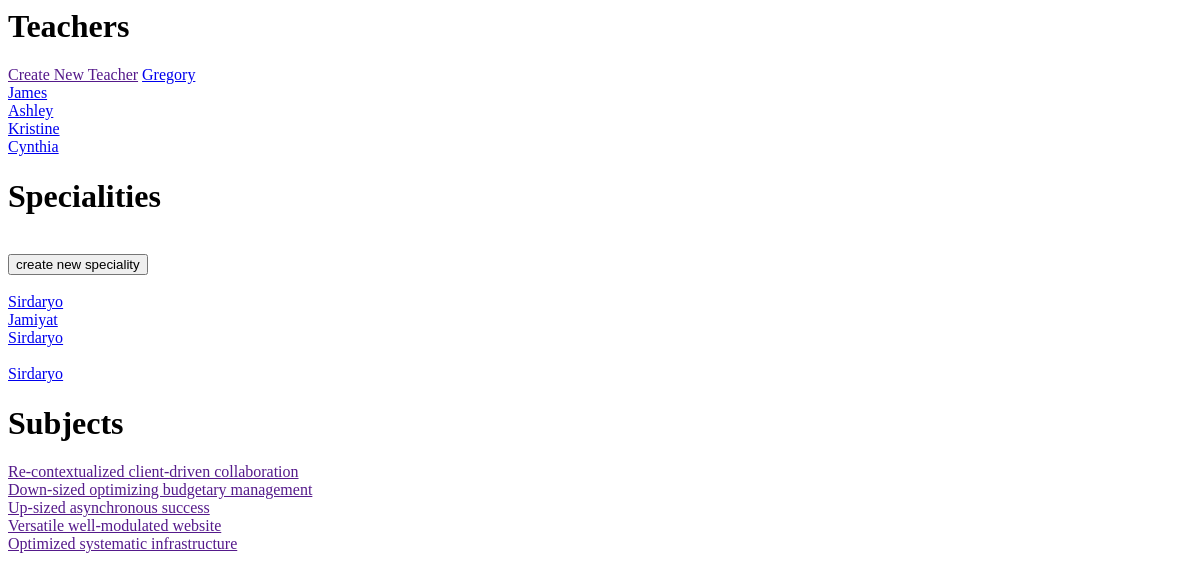
The app's page /courses/, older data.
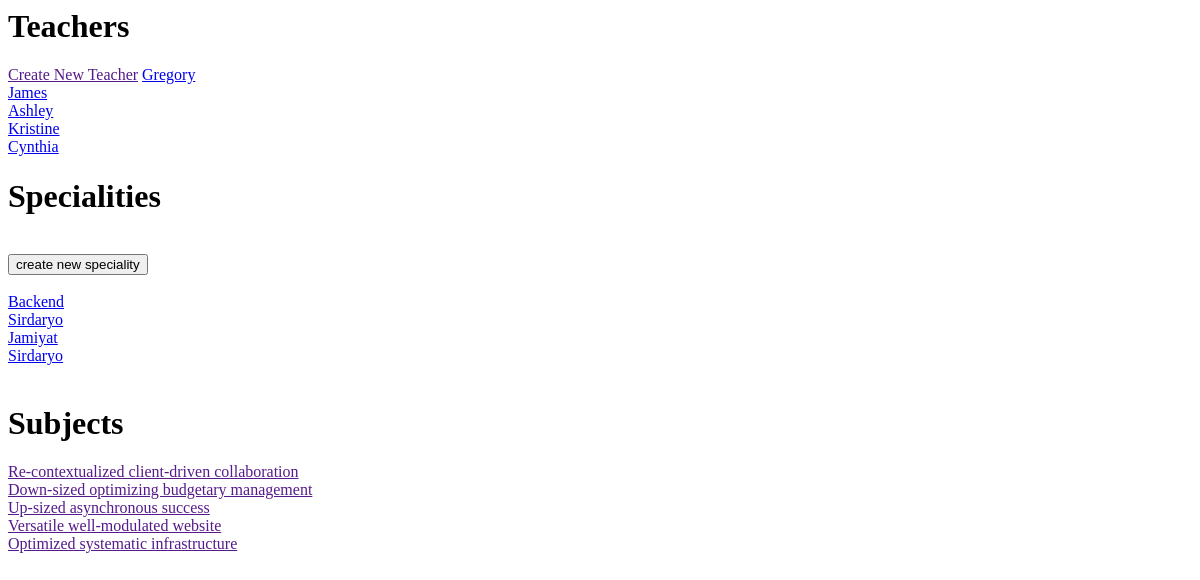
The same page, newer data.
### courses/models.py (models this page shows, shortened)
class AbtractModel(models.Model):
    created_at = models.DateTimeField(auto_now_add=True)
    updated_at = models.DateTimeField(auto_now=True)
    class Meta:
        abstract = True

class Teacher(AbtractModel):
    Degree = [
        ("master", "Master"),
        ("bachelor", "Bachelor"),
        ("academic", "Academic"),
        ("drscience", "DrScience"),
        ("phs", "PhD"),
    ]
    first_name = models.CharField(max_length=28)
    last_name = models.CharField(max_length=28)
    degree = models.CharField(max_length=9, choices=Degree)
    age = models.IntegerField()
    email = models.EmailField(unique=True)
    class Meta:
        verbose_name = "Teacher"
        verbose_name_plural = "Teachers"
        db_table = "teacher"

class Speciality(AbtractModel):
    name = models.CharField(max_length=28)
    code = models.UUIDField(default=uuid4)
    is_active = models.BooleanField(default=False)
    start_date = models.DateField()
    slug = models.SlugField(unique=True, blank=True)
    class Meta:
        verbose_name = "Speciliality"
        verbose_name_plural = "Specilialities"
        db_table = "speciality"

class Subject(AbtractModel):
    name = models.CharField(max_length=28, )
    teacher = models.ForeignKey('Teacher', on_delete=models.CASCADE, related_name="subjects")
    speciality = models.ManyToManyField('Speciality', related_name="subjects")
    class Meta:
        verbose_name = "Subject"
        verbose_name_plural = "Subjects"
        db_table = "subject"

### courses/views.py (the view)
# urls.py: path('', home_page, name='home-page'),
def home_page(request):
    subjects = Subject.objects.all().order_by("-created_at")[:5]
    specialities = Speciality.objects.all().order_by("-created_at")[:5]
    teachers = Teacher.objects.all().order_by("-created_at")[:5]
    context = {
        "subjects": subjects,
        "specialities": specialities,
        "teachers": teachers
    }
    return render(request, 'courses/home.html', context=context)

### templates/courses/home.html (shortened to what this page needs)
{% extends 'courses/base.html' %}
{% block body %}
    <h1>Teachers</h1> <a href=""> Create New Teacher</a>
    {% for teacher in teachers %}
        <a href="{% url 'courses:teacher-detail' teacher.id %}">{{ teacher.first_name }}</a> <br>
    {% endfor %}
    <h1>Specialities</h1><br><a type="button" href="{% url 'courses:speciality-create' %}" ><button>create new speciality</button></a><br> <br>
    {% for speciality in specialities %}
        <a href="{% url 'courses:speciality-detail' speciality.id %}">{{ speciality.name }}</a> <br>
    {% endfor %}
    <h1>Subjects</h1>
    {% for subject in subjects %}
        <a href="">{{ subject.name }}</a> <br>
    {% endfor %}
{% endblock %}

Row changes from the older to the newer data that the page shows:
no longer on this page (row unchanged): Speciality: name "Sirdaryo"
added Speciality: name "Backend"
